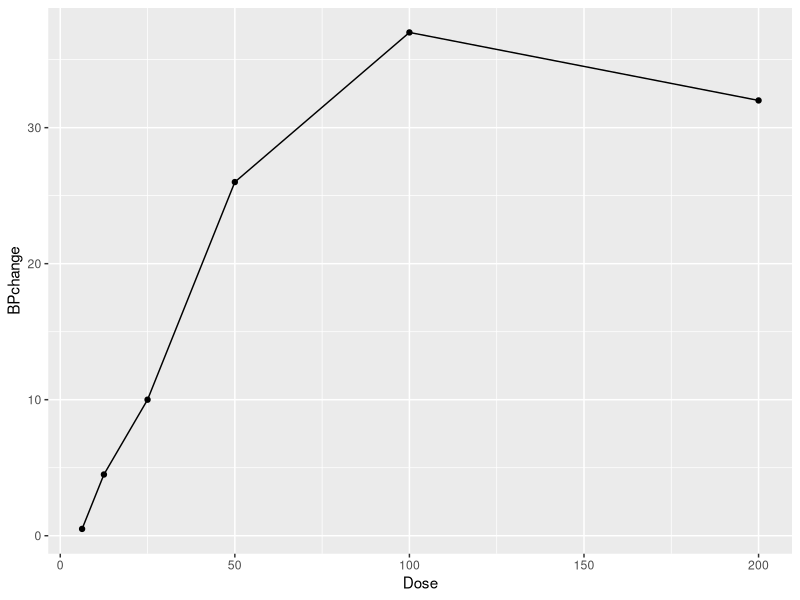
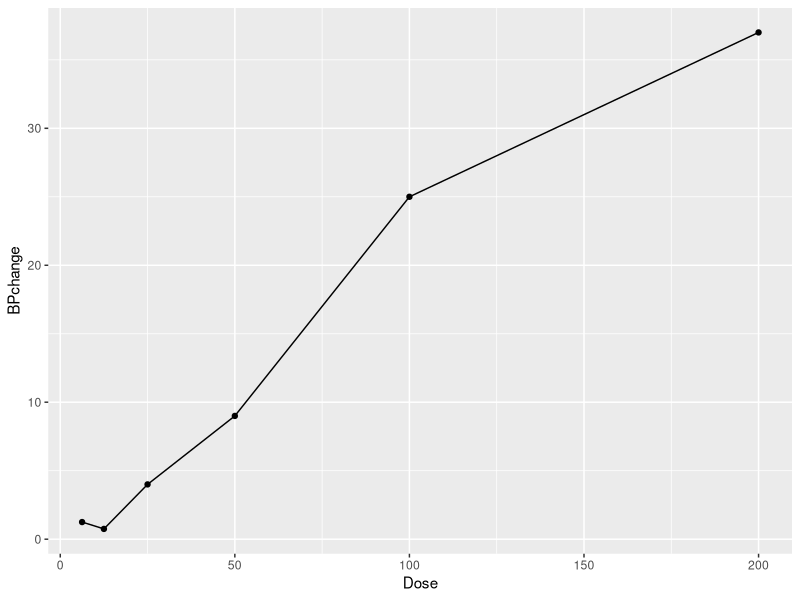
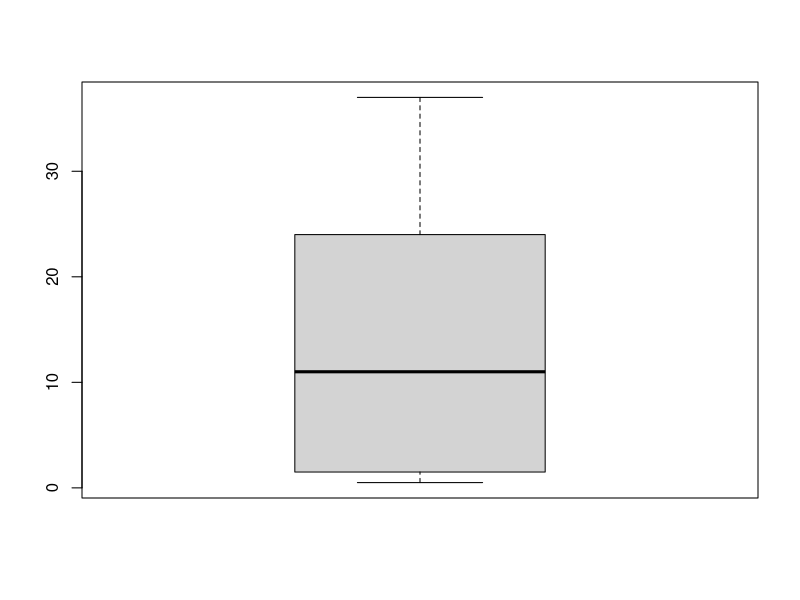
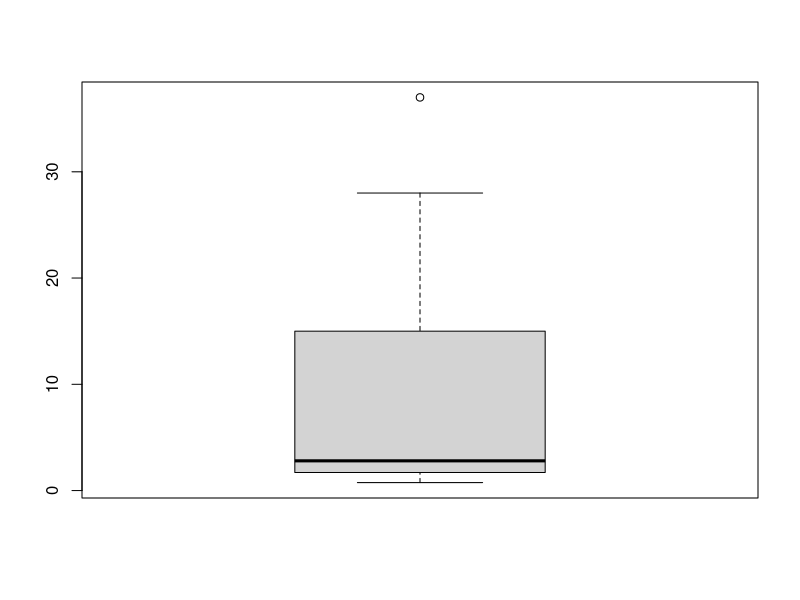
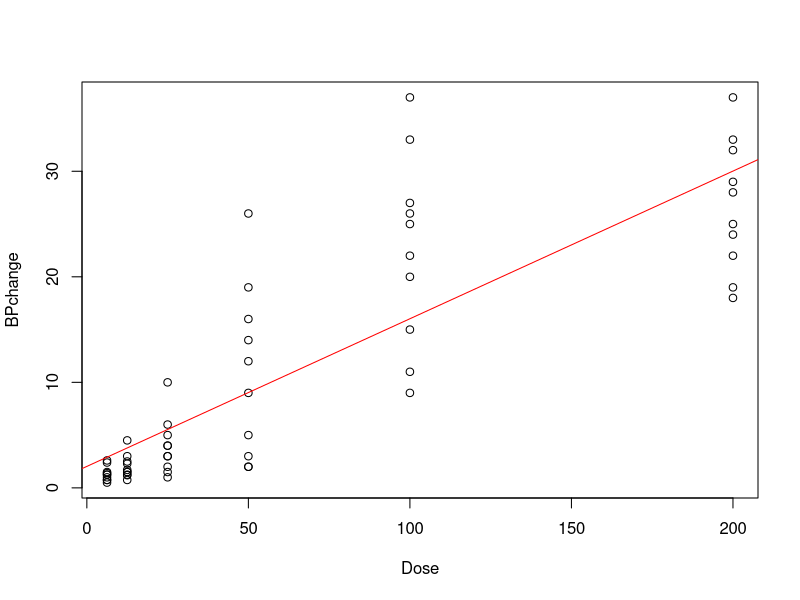

These charts were generated, in order, by the following R code:
library(MASS)
library(ggplot2)
View(Rabbit)

#Prima faza: Doza din ce in ce mai mare de fenilbiguanida + substanta salina (de control)
#A doua faza: Doza din ce in ce mai mare de fenilbiguanida + MDL (Medicament de reglare a tensiunii arteriale)
#Se observa diferentele de tensiune arteriala in ambele faze

control<-subset(Rabbit,Treatment=="Control")
mdl<-subset(Rabbit,Treatment=="MDL")
control
mdl

# Grafice
line_graph<-function(rabbit,treatment){
  r<-subset(Rabbit,Treatment==treatment & Animal==rabbit)
  r
  Dose<-r$Dose
  BPchange<-r$BPchange
  data<-data.frame(Dose,BPchange)
  ggplot(data, aes(x=Dose, y=BPchange)) +
    geom_line()+
    geom_point()
}

# Crestere constanta pana la penultima doza. La ultima doza incepe sa isi piarda efectul
line_graph("R1","Control")

# Crestere lenta la inceput, crestere brusca dupa ultima doza, datorata depasirii pragului medicamentului MDL
line_graph("R1","MDL")


median(control$BPchange)
quantile(control$BPchange,prob=c(.25,.5,.75))
boxplot(control$BPchange)
mean(control$BPchange)

median(mdl$BPchange)
quantile(mdl$BPchange,prob=c(.25,.5,.75))
boxplot(mdl$BPchange)
mean(mdl$BPchange)

#Test t pentru esantioane dependente
#H0: BPchange este mai mare in prima faza
#Ha: BPchange este mai mic in prima faza
test1<-t.test(Rabbit$BPchange[Rabbit$Treatment=="Control"],Rabbit$BPchange[Rabbit$Treatment=="MDL"],alternative="less",conf.level=0.05,paired=TRUE)
if(test1$p.value<=0.95) print("Respingem ipoteza nula") else  print("Nu respingem ipoteza nula")

correlation=cor(Rabbit$BPchange,Rabbit$Dose)
correlation

model=lm(BPchange ~ Dose, data=Rabbit)
#Residual standard error = 6.423
#Mediana valorilor reziduu = -1.534 => Modelul tinde si sa subestimeze, dar si sa supraestimeze.
model
summary(model)

plot(BPchange ~ Dose, data=Rabbit)
abline(model, col = "red")

#MSE - eroarea medie patratica = 39.88163
mean(model$residuals^2)

v=c(10,25,75,115,150,190)
new_dose=rep(v, times = 10)
model=lm(BPchange ~ new_dose, data=Rabbit)
model